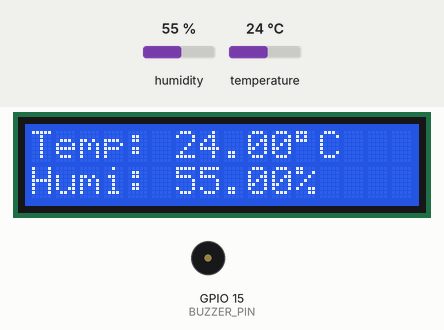
Simulated run of this sketch. Board: ESP32. Shown: 16×2 character LCD, buzzer (waves = sounding, pin HIGH). Inputs (shaded band) come from the test bench; at power-on: temperature 24 °C, humidity 55 %.

Above: at 3.2 s.
3.3 s: temperature set to 33 °C
At 4.5 s:
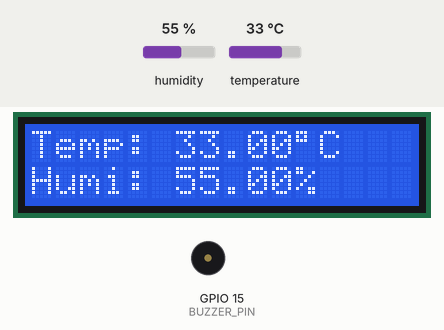
6.0 s: temperature set to 36 °C
At 6.8 s:
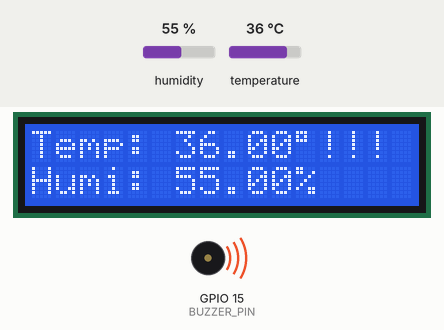
8.7 s: humidity set to 22 %
At 11.5 s:
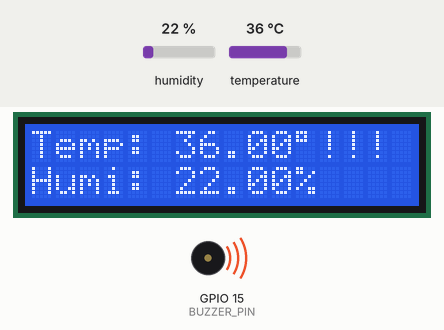
11.8 s: humidity set to 40 %
At 12.9 s:
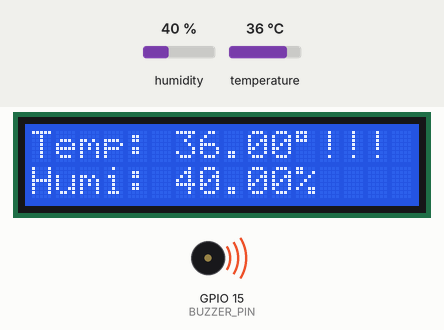
Timing chart, 0 to 14.8 s (numbered marks = the images above; inputs shaded):
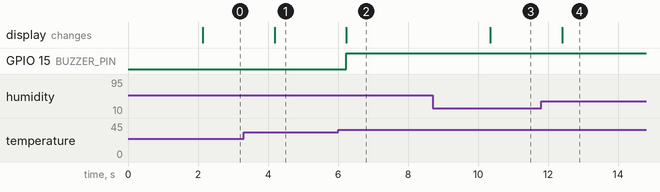

Measured:
- the behaviour switches between 34 and 35 °C on temperature (found by bisection; images 1 and 2)
- after the input at 3.3 s, the display: changes after 0.89 s (image 1)
- after the input at 6.0 s, GPIO 15 (BUZZER_PIN): LOW → HIGH after 0.24 s; the display: changes after 0.24 s (image 2)
- after the input at 8.7 s, the display: changes after 1.7 s (image 3)
- after the input at 11.8 s, the display: changes after 0.61 s (image 4)

The sketch:

canh_bao_nhiet_do.ino.ino
```cpp
#include <Wire.h>
#include <LiquidCrystal_I2C.h>
#include "DHT.h"

// ===== CẤU HÌNH =====
#define DHTPIN 4
#define DHTTYPE DHT11       // đổi thành DHT22 nếu dùng DHT22
#define BUZZER_PIN 15
#define TEMP_LIMIT 35       // nhiệt độ cảnh báo (°C)

// ===== KHAI BÁO =====
DHT dht(DHTPIN, DHTTYPE);
LiquidCrystal_I2C lcd(0x27, 16, 2); // nếu không hiện thử 0x3F

void setup() {
  Serial.begin(115200);

  pinMode(BUZZER_PIN, OUTPUT);
  digitalWrite(BUZZER_PIN, LOW);

  dht.begin();

  lcd.init();
  lcd.backlight();
  lcd.setCursor(0, 0);
  lcd.print("Nhiet do ESP32");
  delay(2000);
  lcd.clear();
}

void loop() {
  float humidity = dht.readHumidity();
  float temperature = dht.readTemperature(); // °C

  if (isnan(temperature) || isnan(humidity)) {
    lcd.setCursor(0, 0);
    lcd.print("Loi cam bien");
    return;
  }

  // Hiển thị LCD
  lcd.setCursor(0, 0);
  lcd.print("Temp: ");
  lcd.print(temperature);
  lcd.print((char)223);
  lcd.print("C   ");

  lcd.setCursor(0, 1);
  lcd.print("Humi: ");
  lcd.print(humidity);
  lcd.print("%   ");

  // Cảnh báo nhiệt độ
  if (temperature >= TEMP_LIMIT) {
    digitalWrite(BUZZER_PIN, HIGH);
    lcd.setCursor(12, 0);
    lcd.print("!!!");
  } else {
    digitalWrite(BUZZER_PIN, LOW);
  }

  delay(2000);
}
```
